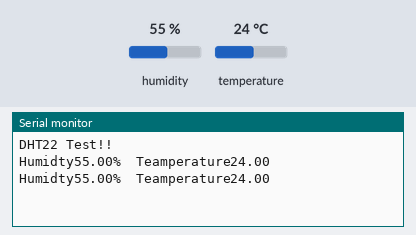
Recording of a sketch running on a simulated Arduino Uno, built with avr-gcc and run on an emulated ATmega328P. Parts: the last lines printed to the serial monitor. Inputs (shaded band) come from the test bench; at power-on: humidity 55 %, temperature 24 °C.

Above: at 2.8 s.
2.9 s: humidity set to 22 %
At 4.4 s:
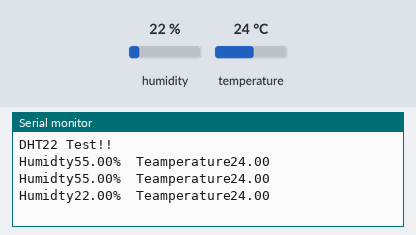
5.6 s: temperature set to 12 °C
At 7.3 s:
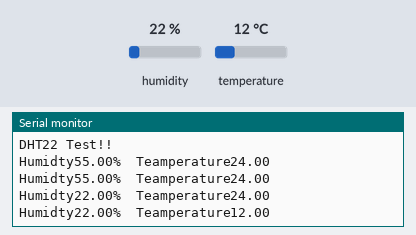
8.3 s: humidity set to 40 %
At 10.8 s:
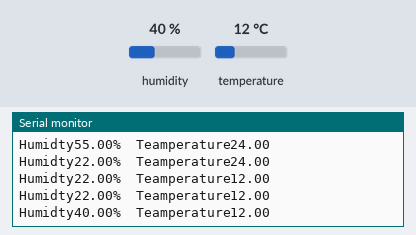
Timing chart, 0 to 12.3 s (numbered marks = the images above; inputs shaded):
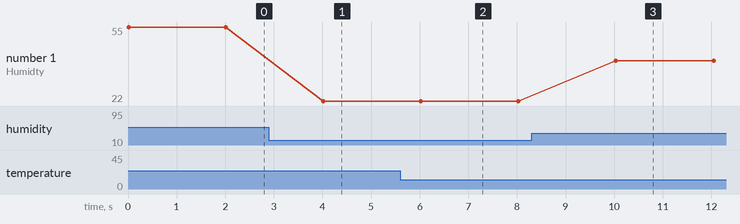

Measured:
- after the input at 2.9 s, the serial monitor: prints a new line after 1.1 s (image 1)
- after the input at 5.6 s, the serial monitor: prints a new line after 0.42 s (image 2)
- after the input at 8.3 s, the serial monitor: prints a new line after 1.7 s (image 3)
- plotted number 1: 22 → 40 after the input at 8.3 s

The sketch:

DHT22.ino
```cpp
#include <Adafruit_Sensor.h>
#include <DHT.h>

#define DHTPIN 2        //DHT 핀의 설정
#define DHTTYPE DHT22   //DHT22 센서 종류 설

DHT dht(DHTPIN, DHTTYPE);

void setup() {
  // put your setup code here, to run once:
  Serial.begin(9600);
  Serial.println("DHT22 Test!!");

  dht.begin();
}

void loop() {
  // put your main code here, to run repeatedly:
  float h = dht.readHumidity();
  float t = dht.readTemperature();

  if(isnan(t) || isnan(h)){
    Serial.println("Failed");
  }else {
    Serial.print("Humidty");
    Serial.print(h);
    Serial.print("%\t");
    Serial.print("Teamperature");
    Serial.println(t);
  }
  delay(2000);
}
```
